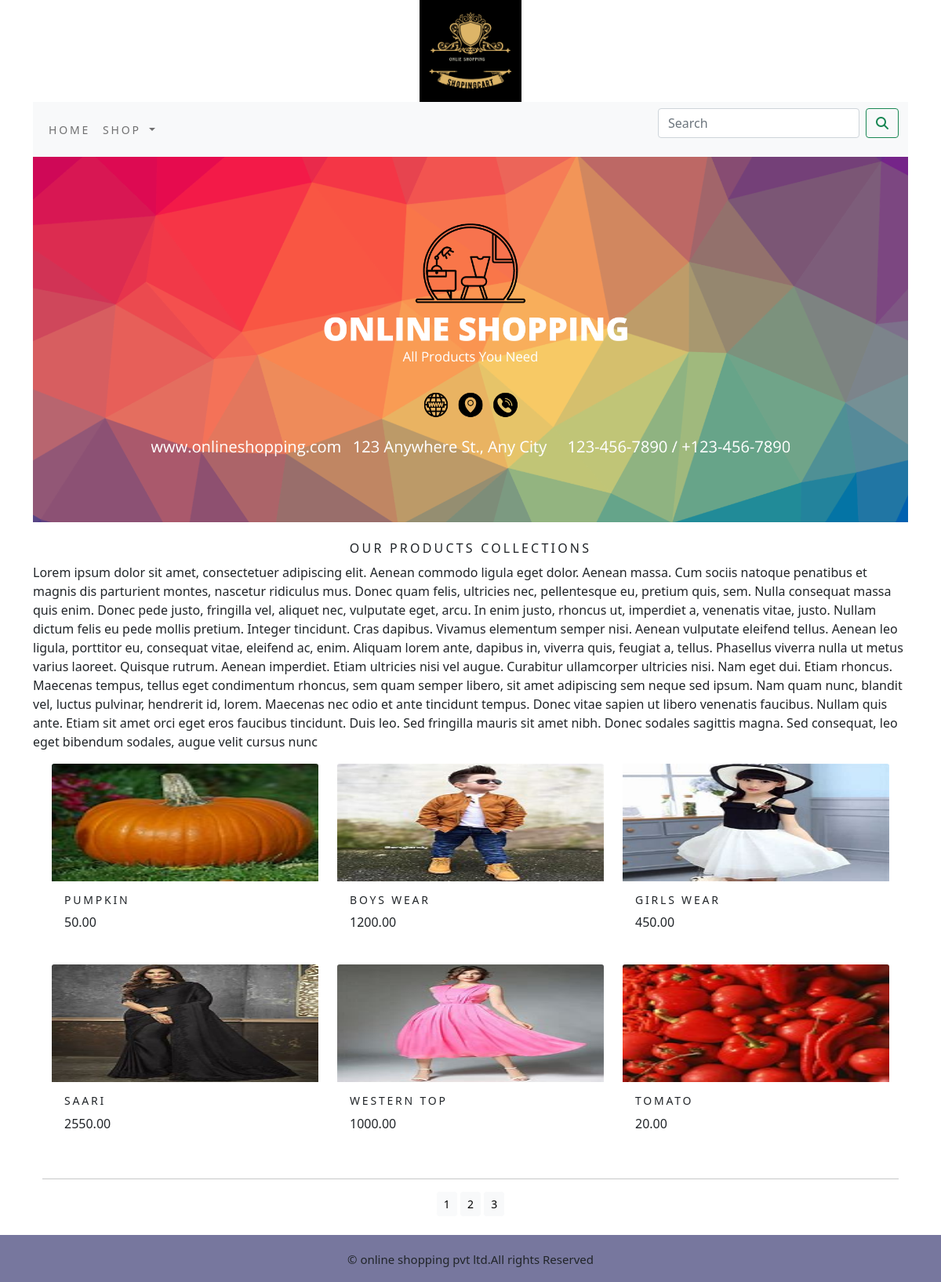
Screenshot of /shopingapp with the database file from the repository.
### shopingapp/models.py (models this page shows, shortened)
class Product(models.Model):
    name=models.CharField(max_length=250,unique=True)
    slug=models.SlugField(max_length=250,unique=True)
    desc=models.TextField(blank=True)
    price=models.DecimalField(max_digits=10,decimal_places=2)
    category=models.ForeignKey(Category,on_delete=models.CASCADE)
    image=models.ImageField(upload_to='product',blank=True)
    stock=models.IntegerField()
    available=models.BooleanField(default=True)
    created=models.DateTimeField(auto_now_add=True)
    updated=models.DateTimeField(auto_now=True)
    def get_url(self):
        return reverse('shop:prodCatdetail',args=[self.category.slug,self.slug])
    class meta:
        ordering=('name',)
        verbose_name='product'
        verbose_name_plural='products'

### shopingapp/views.py (the view)
# urls.py: path('',views.allProdCat,name='allProdCat'),
def allProdCat(request,c_slug=None):
    c_page=None
    products_list=None
    if c_slug!=None:
        c_page=get_object_or_404(Category,slug=c_slug)
        products_list=Product.objects.all().filter(category=c_page,available=True)
    else:
        products_list=Product.objects.all().filter(available=True)
    paginator=Paginator(products_list,6)
    try:
        page=int(request.GET.get('page','1'))
    except:
        page=1
    try:
        products=paginator.page(page)
    except (EmptyPage,InvalidPage):
        products=paginator.page(paginator.num_pages)
    return render(request,"category.html",{'category':c_page,'products': products})

### cart/context_processors.py (called while the page is built)
def counter(request):
    item_count=0
    if 'admin' in request.path:
        return {}
    else:
        try:
            cart=Cart.objects.filter(cart_id=_cart_id(request))
            cart_items=CartItem.objects.all().filter(cart=cart[:1])
            for cart_item in cart_items:
                item_count += cart_item.quantity
        except Cart.DoesNotExist:
            item_count=0
    return dict(item_count=item_count)

### cart/views.py (called while the page is built)
def _cart_id(request):
    cart=request.session.session_key
    if not cart:
        cart=request.session.create()
    return cart

### shopingapp/context_processors.py (called while the page is built)
def menu_links(request):
    link = Category.objects.all()
    return dict(links=link)

### shopingapp/models.py (called while the page is built)
    def get_url(self):
        return reverse('shop:product_by_category', args=[self.slug])

### templates/category.html (shortened to what this page needs)
{% extends 'base.html' %}
{% load static %}
{% block content %}
    {% if category %}
        <div>
            <div class="row my_row_class">
                <div calss="mx_auto">
                <p><a href="{% url 'shop:allProdCat' %}">"Our Product Collections"</a></p>
                </div>
            </div>
        </div>
        <div calss="mx_auto">
            <img calss="my_image" src="{{category.image.url}}" alt="{{category.name}}">
        </div>
        <br>
        <div >
            <h1 class="text-center my_title">{{category.name}}</h1>
            <p class="text-justify">{{category.desc}}</p>
        </div>
    {% else %}
        <div>
            <center>
                <img class="my_image img-fluid" src="{% static 'img/banner.png' %}" alt="Our Products">
            </center>
        </div>
        <br>
        <div>
            <h1 class="text-center my_title">Our Products Collections</h1>
            <p class="text-justify">Lorem ipsum dolor sit amet, consectetuer adipiscing elit. Aenean commodo ligula eget dolor. Aenean massa. Cum sociis natoque penatibus et magnis dis parturient montes, nascetur ridiculus mus. Donec quam felis, ultricies nec, pellentesque eu, pretium quis, sem. Nulla consequat massa quis enim. Donec pede justo, fringilla vel, aliquet nec, vulputate eget, arcu.
            In enim justo, rhoncus ut, imperdiet a, venenatis vitae, justo. Nullam dictum felis eu pede mollis pretium. Integer tincidunt. Cras dapibus. Vivamus elementum semper nisi. Aenean vulputate eleifend tellus. Aenean leo ligula, porttitor eu, consequat vitae, eleifend ac, enim. Aliquam lorem ante, dapibus in, viverra quis, feugiat a, tellus.
            Phasellus viverra nulla ut metus varius laoreet. Quisque rutrum. Aenean imperdiet. Etiam ultricies nisi vel augue. Curabitur ullamcorper ultricies nisi. Nam eget dui. Etiam rhoncus. Maecenas tempus, tellus eget condimentum rhoncus, sem quam semper libero, sit amet adipiscing sem neque sed ipsum. Nam quam nunc, blandit vel, luctus pulvinar, hendrerit id, lorem. Maecenas nec odio et ante tincidunt tempus. Donec vitae sapien ut libero venenatis faucibus. Nullam quis ante. Etiam sit amet orci eget eros faucibus tincidunt. Duis leo. Sed fringilla mauris sit amet nibh. Donec sodales sagittis magna. Sed consequat, leo eget bibendum sodales, augue velit cursus nunc</p>
        </div>
    {% endif %}
    <div class="container">
        <div class="row mx-auto">
            {% for product in products.object_list %}
                <div class="my_bottom_margin col-9 col-sm-12 col-md-4  xol-lg-4">
                    <div calss="card text-center" style="min-width:18rem;">
                        <a href="{{product.get_url}}"><img class="card-img-top my_image" src="{{product.image.url}}" alt="{{product.name}}"></a>
                    </div>
                    <div class="card-body">
                        <h4 class="text-justify my_title">{{product.name}}</h4>
                        <p class="text-justify">{{product.price}}</p>
                    </div>
                </div>
            {% endfor %}
        </div>
        <div class="mx_auto">
            {% if products.paginator.num_pages > 1 %}
            <hr>
            <div class="text-center">
                {% for pg in products.paginator.page_range %}
                   <a href="?page={{pg}}" class="btn btn-light btn-sm {% if products.number == pg %} active {% endif %}">{{pg}}</a>
                {% endfor %}
            </div>
            {% endif %}
        </div>
        <br>
    </div>
{% endblock %}

### templates/base.html (shortened to what this page needs)
{% load static %}
<html>
    <head>
        <link rel="stylesheet" href="{% static 'css/custom.css' %}">
        <link href="https://cdn.jsdelivr.net/npm/bootstrap@5.0.2/dist/css/bootstrap.min.css" rel="stylesheet">
   </head>
<body>
<div class="container">
          {% include 'header.html' %}
          {% include 'nav.html' %}
          {% block content %}
          {% endblock %}
</div>
          {% include 'footer.html' %}
         </body>
</html>

### templates/header.html
{% load static %}
<header>
    <center>
        <a href="{% url 'shop:allProdCat' %}"><img src=" {% static 'img/logo.png' %}" alt="logimage" width="130px" hieght="130px">
    </center>
</header>

### templates/nav.html (shortened to what this page needs)
{% load static %}
<nav class="navbar navbar-expand-lg navbar-light bg-light">
    <div class="container-fluid">
      <div class="collapse navbar-collapse" id="navbarSupportedContent">
        <ul class="navbar-nav me-auto mb-2 mb-lg-0">
          <li class="nav-item">
            <a class="nav-link" href="#">Home</a>
          </li>
          <li class="nav-item dropdown {% if 'shop' in request.path %}active{% endif %}">
            <a class="nav-link dropdown-toggle" href="#" id="navbarDropdown" role="button" data-bs-toggle="dropdown" aria-expanded="false">
             Shop
            </a>
          </li>
        </ul>
        <form class="d-flex" action="{% url 'search_app:SearchResult' %}" method="get">
          <input class="form-control me-2" type="search" placeholder="Search" aria-label="Search" name="q">
          <button class="btn btn-outline-success" type="submit"><i class="fa-solid fa-magnifying-glass"></i></button>
        </form>
      </div>
    </div>
  </nav>

### templates/footer.html
<div class="footer navbar-fixed-bottom my_footer">
    <p class="text-center">&copy; online shopping pvt ltd.All rights Reserved</p>
</div>

### static/css/custom.css (style rules this page uses)
body { font-family: 'Elsie Swash Caps', cursive; }
.nav-item { letter-spacing: .2em; font-size: 14px; text-transform: uppercase; }
.my_footer { background-color: rgb(119, 119, 158); height: 60px; }
.my_footer p { padding-top: 20px; font-size: 15px; }
.my_image { width: 100%; height: 150px; display: flex; justify-content: center; align-items: center; }
.my_title { font-size: 16px; text-transform: uppercase; letter-spacing: .2em; }
.my_bottom_margin { margin-bottom: 10px; }
.card-body h4 { font-size: 14px; text-transform: uppercase; letter-spacing: .2em; }

### rows the page displays
Product: image (picture), name "PUMPKIN", price "50.00"
Product: image (picture), name "BOYS WEAR", price "1200.00"
Product: image (picture), name "GIRLS WEAR", price "450.00"
Product: image (picture), name "SAARI", price "2550.00"
Product: image (picture), name "WESTERN TOP", price "1000.00"
Product: image (picture), name "TOMATO", price "20.00"

### other values shown
{{ pg }} "1" "2" "3"
